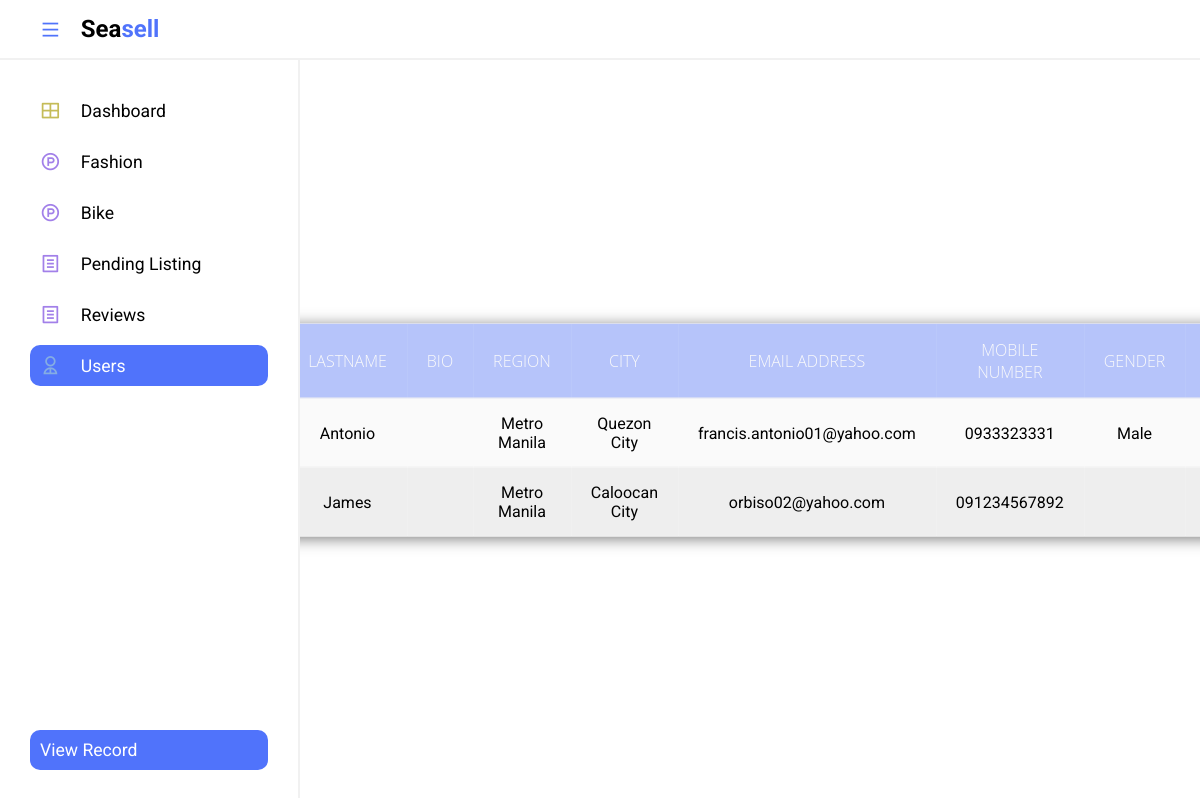
Before: /FrontEnd/admin/user/userrecord.php with the older database file.
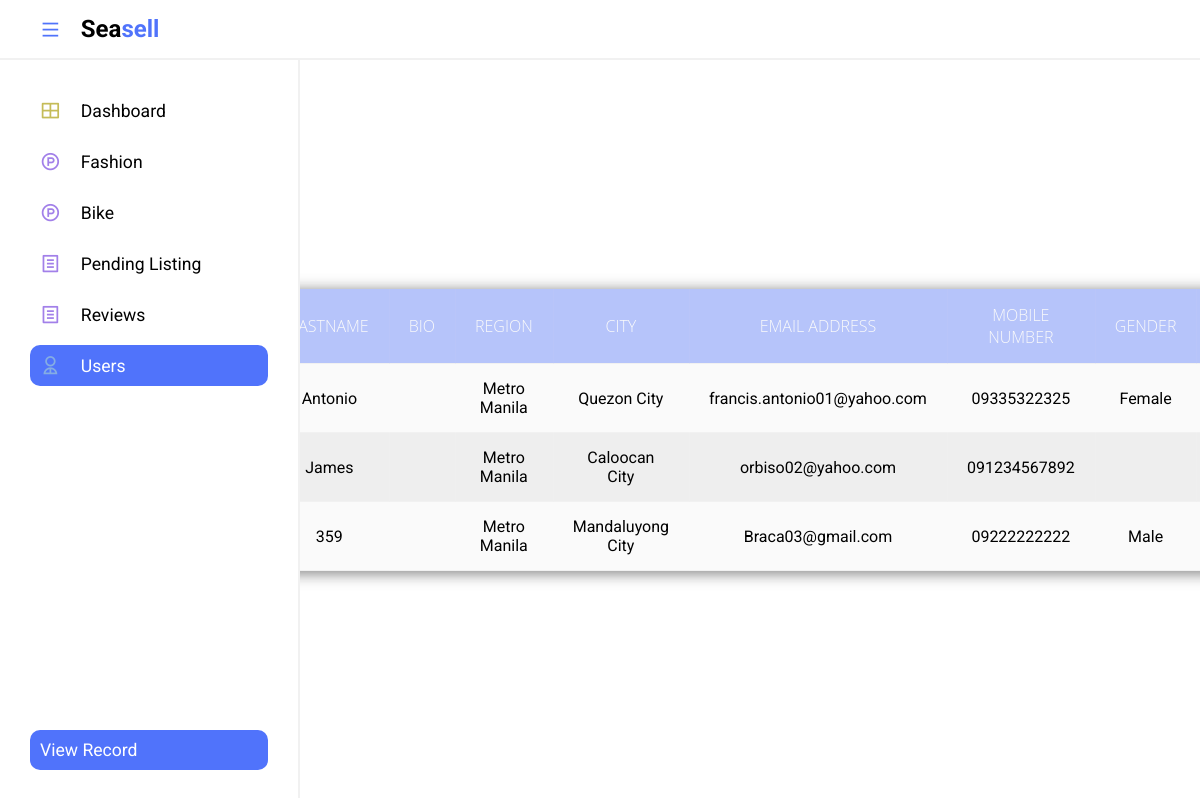
After: the same page with the newer database file.
### tables this page shows
CREATE TABLE `user` (
  `USER_ID` int(11) NOT NULL,
  `USERNAME` varchar(200) NOT NULL,
  `PASSWORD` varchar(200) NOT NULL,
  `FIRSTNAME` varchar(200) NOT NULL,
  `LASTNAME` varchar(200) NOT NULL,
  `BIO` longtext NOT NULL,
  `REGION` varchar(200) NOT NULL,
  `CITY` varchar(200) NOT NULL,
  `EMAIL_ADDRESS` varchar(200) NOT NULL,
  `MOBILE_NUMBER` varchar(200) NOT NULL,
  `GENDER` varchar(200) NOT NULL,
  `BIRTHDAY` varchar(200) NOT NULL,
  `PROFILE_PIC` varchar(200) NOT NULL,
  `SESSION_KEY` varchar(200) NOT NULL,
  `RATING` varchar(200) NOT NULL,
  `JOINED_DATE` varchar(200) NOT NULL
);

### FrontEnd/admin/user/userrecord.php (the view, shortened to what this page needs)
<!DOCTYPE html>
<html lang="en">
<html lang="en">
<head>
    <link rel="stylesheet" href="../adminpanel.css">
    <link href="https://cdn.jsdelivr.net/npm/remixicon@2.5.0/fonts/remixicon.css" rel="stylesheet">
</head>
<body>
    <section class="header">
        <div class="logo">
            <i class="ri-menu-line icon icon-0 menu"></i>
            <h2>Sea<span>sell</span></h2>
        </div>
    </section>
    <section class="main">
        <div class="sidebar">
        <ul class="sidebar--items">
                <li>
                    <a href="../index.php">
                        <span class="icon icon-1"><i class="ri-layout-grid-line"></i></span>
                        <span class="sidebar--item">Dashboard</span>
                    </a>
                </li>
                <li>
                    <a href="../fashion/fashionproduct.php">
                        <span class="icon icon-2"><i class="ri-product-hunt-line"></i></span>
                        <span class="sidebar--item">Fashion</span>
                    </a>
                </li>
                   <li>
                    <a href="../bike/productbike.php">
                        <span class="icon icon-2"><i class="ri-product-hunt-line"></i></span>
                        <span class="sidebar--item">Bike</span>
                    </a>
                </li>
                <li>
                    <a href="../listing/listed.php">
                        <span class="icon icon-2"><i class="ri-file-list-line"></i></span>
                        <span class="sidebar--item">Pending Listing</span>
                    </a>
                </li>
                <li>
                    <a href="../review/review.php">
                        <span class="icon icon-2"><i class="ri-file-list-line"></i></span>
                        <span class="sidebar--item">Reviews</span>
                    </a>
                </li>
                <li>
                    <a href="../user/adminusers.php" id="active--link">
                        <span class="icon icon-3"><i class="ri-user-2-line"></i></span>
                        <span class="sidebar--item" style="white-space: nowrap;">Users</span>
                    </a>
                </li>
            </ul>
            <ul class="sidebar--bottom-items"  >
                <li >
                    <a href="adminusers.php" id="active--link">
                        <span class="sidebar--item" >View Record</span>
                    </a>
                </li>
            </ul>
        </div>
        <div class="main--content">
            <div class="filter">
 </div>
 <table>
 <thead>
 <tr>
 <th>Lastname</th>
 <th>Bio</th>
 <th>Region</th>
 <th>City</th>
 <th>Email Address</th>
 <th>Mobile Number</th>
 <th>Gender</th>
 <th>Birth date</th>
 </tr>
</thead>
<tbody>
   <?php
    include"../../includes/functions/connection.php";
    $sql = "SELECT * FROM user ";
    $result = $conn->query($sql);
    while($row = $result->fetch_assoc()){
        echo "
        <tr>
        <td>$row[USER_ID]</td>
        <td>$row[USERNAME]</td>
        <td>$row[PASSWORD]</td>
        <td>$row[FIRSTNAME]</td>
        <td>$row[LASTNAME]</td>
        <td>$row[BIO]</td>
        <td>$row[REGION]</td>
        <td>$row[CITY]</td>
        <td>$row[EMAIL_ADDRESS]</td>
        <td>$row[MOBILE_NUMBER]</td>
        <td>$row[GENDER]</td>
        <td>$row[BIRTHDAY]</td>
        <td>$row[PROFILE_PIC]</td>
        <td>$row[SESSION_KEY]</td>
        <td>$row[JOINED_DATE]</td>
        </tr>
        ";
    }
    ?>
</tbody>
 </table>
        </div>
    </section>
</body>
</html>

Changed rows visible on the page:
changed user "Antonio": MOBILE_NUMBER "0933323331" → "09335322325"; GENDER "Male" → "Female"
added user: LASTNAME "359", REGION "Metro Manila", CITY "Mandaluyong City", EMAIL_ADDRESS "Braca03@gmail.com", MOBILE_NUMBER "09222222222", GENDER "Male"
